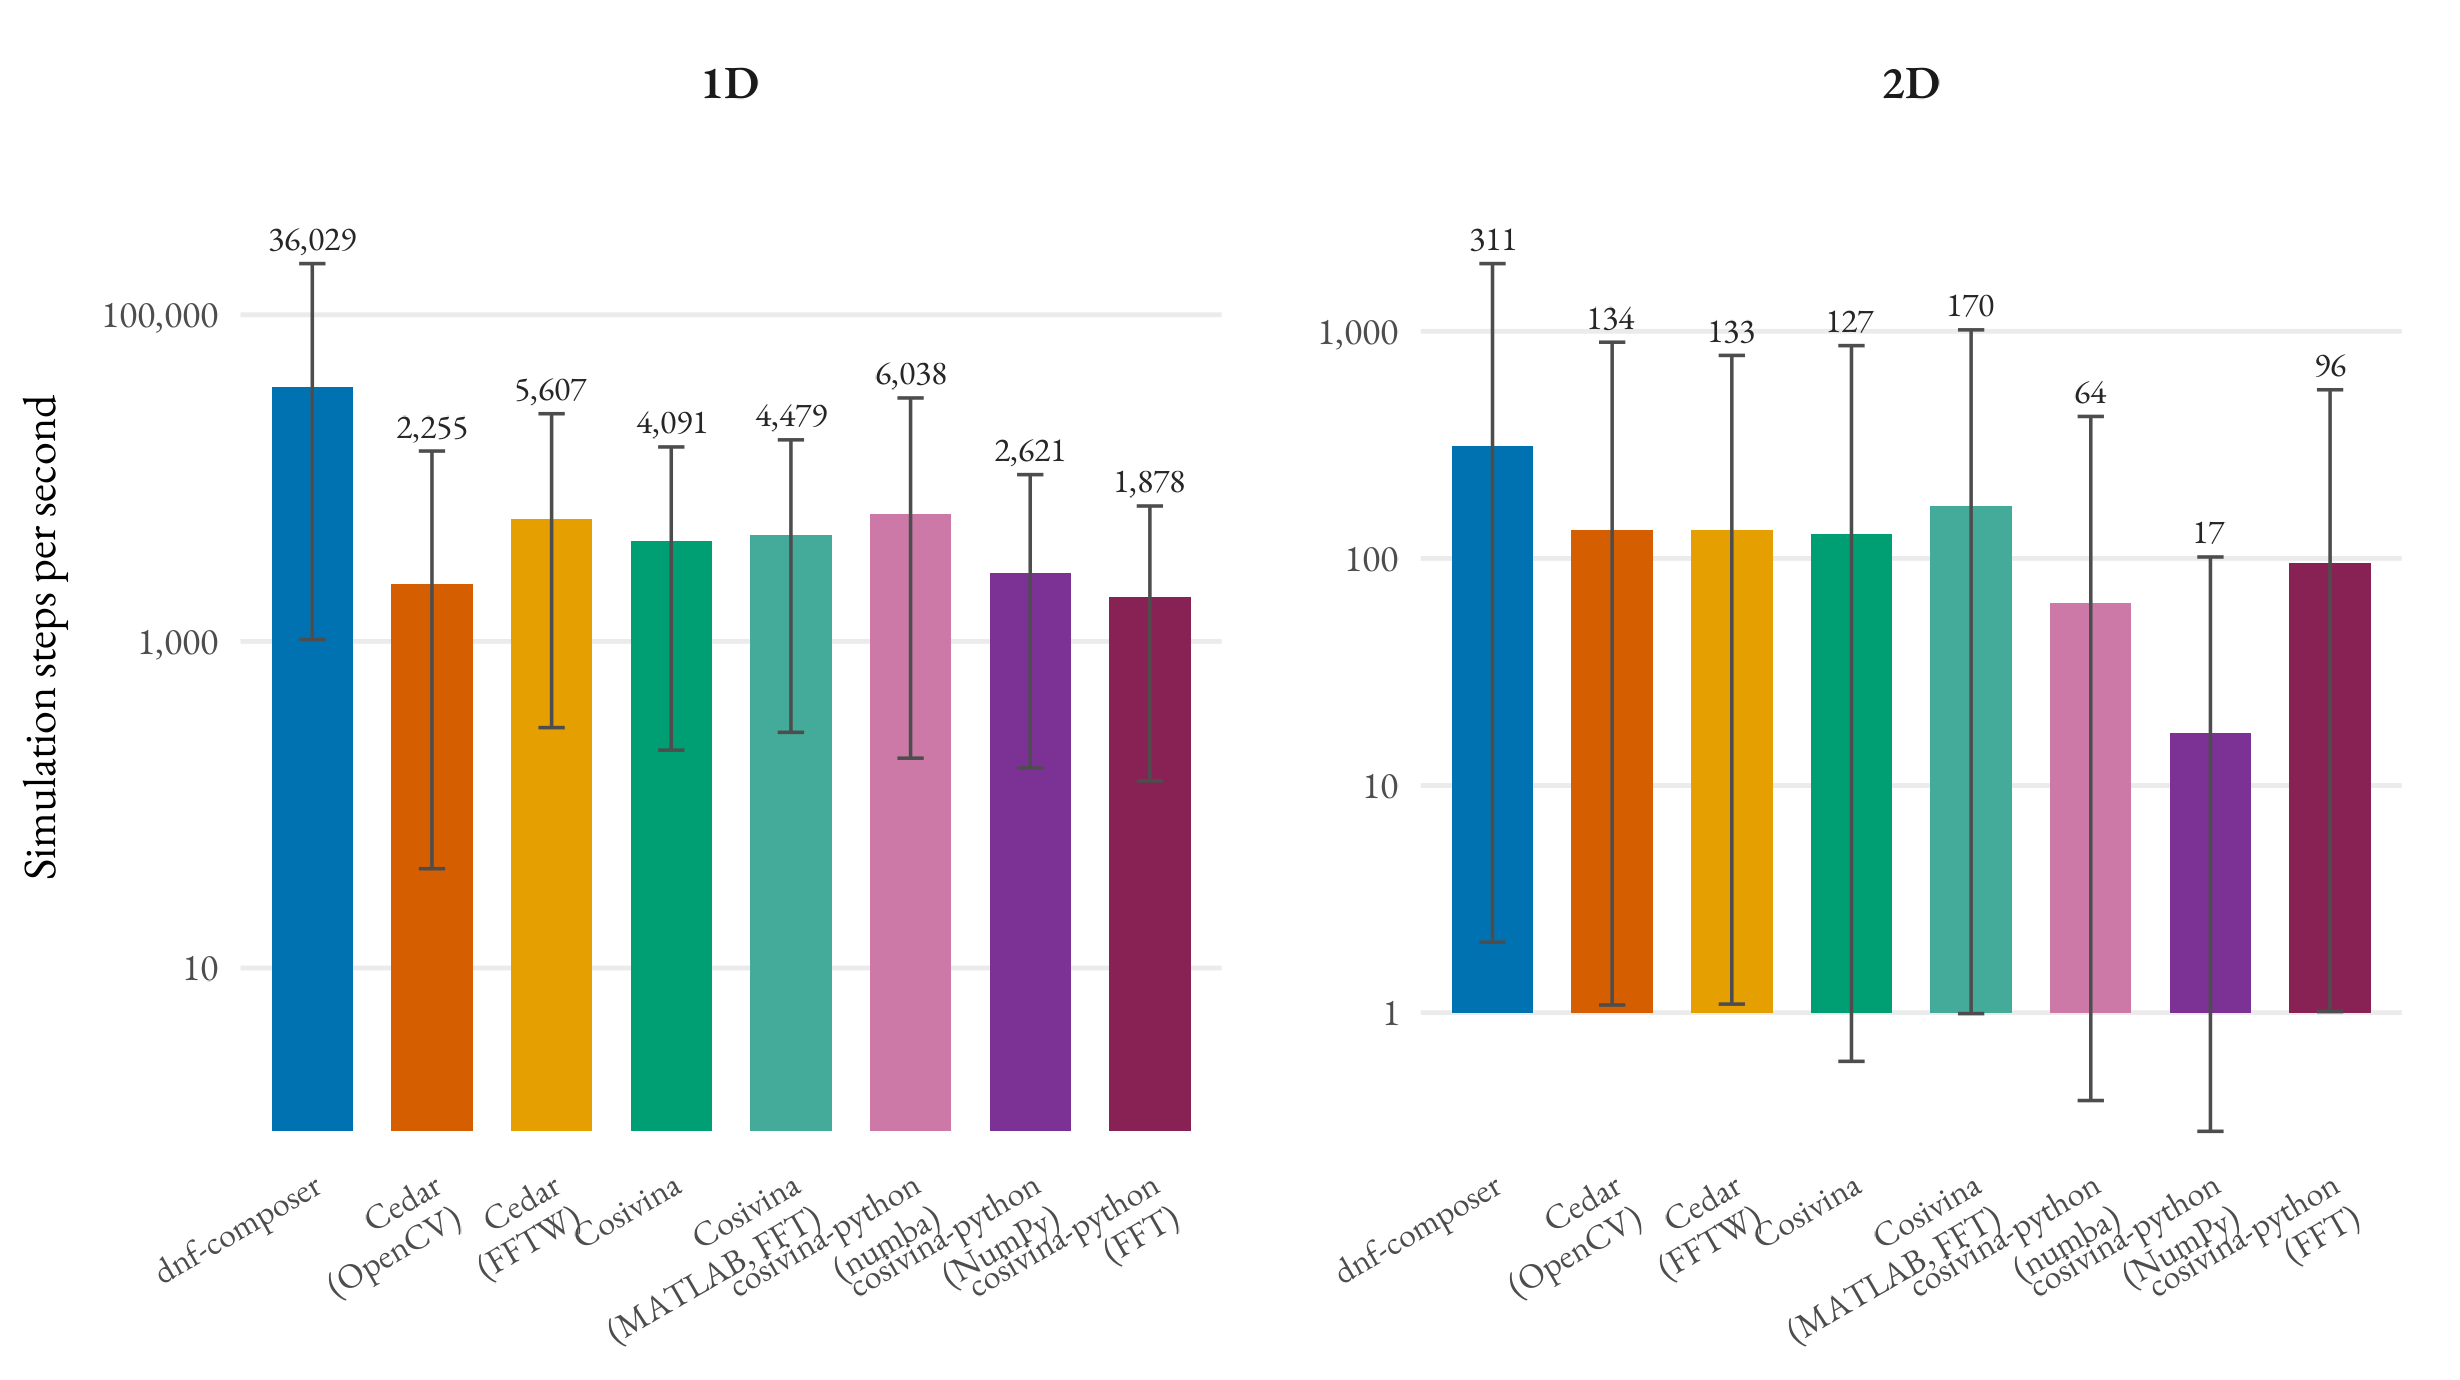

This chart was generated by the following R code:
# fig_paper_grand_summary.R — grand-summary throughput bar chart per
# dimension, for the SoftwareX paper.
#
# Companion to fig_paper_throughput.R / fig_paper_throughput_fieldsize.R
# (both left untouched). Those show throughput as a function of N (and, in
# the fieldsize version, of field/grid size too); this one compresses all of
# that into a single mean + error bar per framework per dimension, so the
# headline "who's fastest overall" comparison reads at a glance.
#
# Each bar = mean simulation throughput (steps/sec) across EVERY tested
# configuration in that dimension: all three field/grid sizes x all four N
# (5, 10, 50, 100) x all four regimes (detection, selection, memory,
# multi-peak) — up to 48 samples per framework per dimension. The error bar
# is the min-max range across that same pool, so it reflects the full spread
# the benchmark actually covers (size effects, N-scaling, and regime
# variation all folded together) rather than isolating any one factor.
#
# dnf-composer is the tallest bar in both panels, since it is the fastest
# framework in every single tested (dimension, size, N, regime) combination
# in the underlying data.
#
# Run from anywhere:
#   Rscript fig_paper_grand_summary.R
# Reads:
#   ../benchmarking/data/benchmark_summary.csv
#   ../benchmarking-2d/data/benchmark_summary.csv
# Writes:
#   fig_paper_grand_summary.png (next to this script)

suppressPackageStartupMessages({
  library(dplyr)
  library(readr)
  library(ggplot2)
  library(scales)
  library(showtext)
})

HERE <- tryCatch(
  dirname(rstudioapi::getSourceEditorContext()$path),
  error = function(e) normalizePath(".")
)
if (is.null(HERE) || HERE == "") HERE <- normalizePath(".")
ROOT <- normalizePath(file.path(HERE, ".."))

# -- Font: EB Garamond, loaded directly from file (font-enumeration APIs
# crash on this machine's font cache; font_add() with explicit paths sidesteps
# that entirely). --------------------------------------------------------

FONT_DIR <- "C:/Users/jgocunha/AppData/Local/Microsoft/Windows/Fonts"
font_add(
  family  = "EB Garamond",
  regular = file.path(FONT_DIR, "EBGaramond-VariableFont_wght.ttf"),
  bold    = file.path(FONT_DIR, "EBGaramond-SemiBold.ttf")
)
showtext_auto()
showtext_opts(dpi = 300)

# -- Data ------------------------------------------------------------------

ARCH_ORDER <- c("detection", "selection", "memory", "multi-peak")

load_summary <- function(csv_path, dim_label) {
  read_csv(csv_path, show_col_types = FALSE) %>%
    filter(mode == "headless", arch %in% ARCH_ORDER) %>%
    group_by(fwv) %>%
    summarise(
      mean_sps = mean(median_sps),
      lo_sps   = min(median_sps),
      hi_sps   = max(median_sps),
      n_obs    = n(),
      .groups  = "drop"
    ) %>%
    mutate(dim = dim_label)
}

summary_df <- bind_rows(
  load_summary(file.path(ROOT, "benchmarking", "data", "benchmark_summary.csv"), "1D"),
  load_summary(file.path(ROOT, "benchmarking-2d", "data", "benchmark_summary.csv"), "2D")
)

# -- Cosmetics: Okabe-Ito-derived, colour-blind-safe palette, matching the
# palette already used across this repo's benchmark figures. -------------

fw_order <- c("dnfc", "cedar (opencv)", "cedar (fftw)", "cosivina", "cosivina (fft)",
              "cosivina-python (numba)", "cosivina-python (nonumba)", "cosivina-python (fft)")

fw_labels <- c(
  "dnfc"                       = "dnf-composer",
  "cedar (opencv)"             = "Cedar\n(OpenCV)",
  "cedar (fftw)"               = "Cedar\n(FFTW)",
  "cosivina"                   = "Cosivina",
  "cosivina (fft)"             = "Cosivina\n(MATLAB, FFT)",
  "cosivina-python (numba)"    = "cosivina-python\n(numba)",
  "cosivina-python (nonumba)"  = "cosivina-python\n(NumPy)",
  "cosivina-python (fft)"      = "cosivina-python\n(FFT)"
)

fw_colors <- c(
  "dnfc"                       = "#0072B2",
  "cedar (opencv)"             = "#D55E00",
  "cedar (fftw)"               = "#E69F00",
  "cosivina"                   = "#009E73",
  "cosivina (fft)"             = "#44AA99",
  "cosivina-python (numba)"    = "#CC79A7",
  "cosivina-python (nonumba)"  = "#7B3294",
  "cosivina-python (fft)"      = "#882255"
)

summary_df <- summary_df %>%
  mutate(
    fwv = factor(fwv, levels = fw_order),
    dim = factor(dim, levels = c("1D", "2D"))
  )

# -- Figure ------------------------------------------------------------------

p <- ggplot(summary_df, aes(x = fwv, y = mean_sps, fill = fwv)) +
  geom_col(width = 0.68, colour = NA) +
  geom_errorbar(aes(ymin = lo_sps, ymax = hi_sps), width = 0.22, linewidth = 0.4, colour = "grey30") +
  geom_text(
    aes(y = hi_sps, label = label_comma(accuracy = 1)(round(mean_sps))),
    vjust = -0.6, size = 2.9, family = "EB Garamond", colour = "grey15"
  ) +
  facet_wrap(~ dim, scales = "free_y") +
  scale_fill_manual(values = fw_colors, guide = "none") +
  scale_x_discrete(labels = fw_labels) +
  scale_y_log10(labels = label_comma(accuracy = 1), expand = expansion(mult = c(0.02, 0.16))) +
  labs(x = NULL, y = "Simulation steps per second") +
  theme_minimal(base_family = "EB Garamond", base_size = 12) +
  theme(
    axis.text.x         = element_text(angle = 30, hjust = 1, size = 8.5),
    axis.text.y         = element_text(size = 9),
    axis.title.y        = element_text(size = 11, margin = margin(r = 8)),
    panel.grid.minor    = element_blank(),
    panel.grid.major.x  = element_blank(),
    strip.text          = element_text(size = 11, face = "bold"),
    panel.spacing       = unit(1.6, "lines"),
    plot.margin         = margin(10, 14, 6, 6)
  )

ggsave(
  file.path(HERE, "fig_paper_grand_summary.png"),
  p, width = 8.2, height = 4.6, dpi = 300, bg = "white"
)
cat("Saved: fig_paper_grand_summary.png\n")

# showtext_auto() renders glyphs as vector outlines on any device (not just
# raster ones), so the default pdf() device (inferred from the extension)
# already gives correct, portable EB Garamond text without needing Cairo.
ggsave(
  file.path(HERE, "fig_paper_grand_summary.pdf"),
  p, width = 8.2, height = 4.6
)
cat("Saved: fig_paper_grand_summary.pdf\n")

cat("n_obs per bar (should be up to 48 = 3 sizes x 4 N x 4 regimes):\n")
print(summary_df %>% select(dim, fwv, n_obs))
